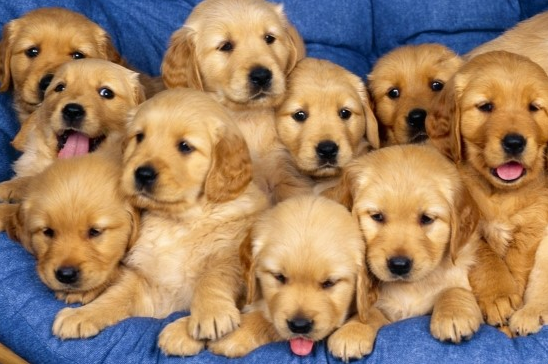
#> input picture dog.bmp, 548 x 364 px
$ python 2_matplotlib.py
#> lines starting #> are read from the running program, lines starting #| are printed output that depends on the picture
import cv2
import matplotlib.pyplot as plt
'''
img_gray = cv2.imread('dog.bmp', cv2.IMREAD_GRAYSCALE) # 읽어오는데 흑백으로 읽어오겠다
cv2.imshow('img_gray', img_gray)

cv2.waitKey()
'''

'''
img_gray = cv2.imread('./dog.bmp', cv2.IMREAD_GRAYSCALE)
plt.axis('off') # 격자를 없애달라
plt.imshow(img_gray, cmap='gray') # cmap :: gray / color 선택 가능
plt.show()

# matplotlib로 표기

'''

'''
# cv2.IMREAD_COLOR는 생략 가능
img_rgb = cv2.imread('./dog.bmp', cv2.IMREAD_COLOR)
# BGR을 RGB로 변환
img_rgb = cv2.cvtColor(img_rgb, cv2.COLOR_BGR2RGB)
plt.axis('off') # 격자를 없애달라
plt.imshow(img_rgb)
plt.show()
'''

img_gray = cv2.imread('./dog.bmp', cv2.IMREAD_GRAYSCALE)
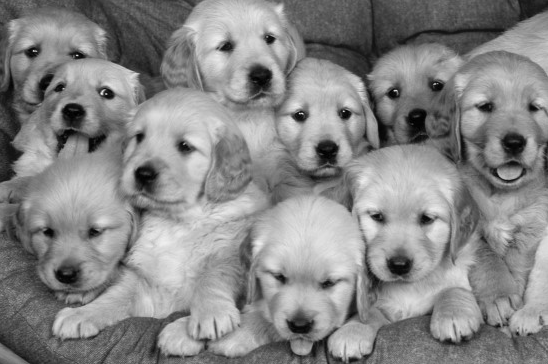
#> img_gray: shape (364, 548); min 0, max 243, mean 134.7
img_rgb = cv2.imread('./dog.bmp', cv2.IMREAD_COLOR)
#> img_rgb is the input picture: shape (364, 548, 3); mean B, G, R 100.4, 128.9, 159
img_rgb = cv2.cvtColor(img_rgb, cv2.COLOR_BGR2RGB)

plt.subplot(121) # 1행 2열의 1번째
plt.axis('on') # 이미지 주변의 눈금을 표시
plt.imshow(img_gray, cmap='gray')

plt.subplot(122) # 1행 2열의 2번째
plt.axis('off')
plt.imshow(img_rgb)
plt.show()
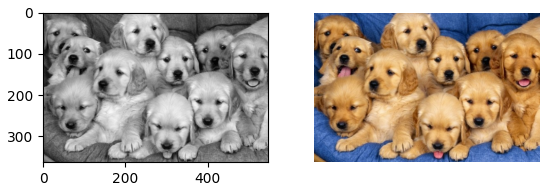
#> figure drawn by matplotlib, 2 panels
